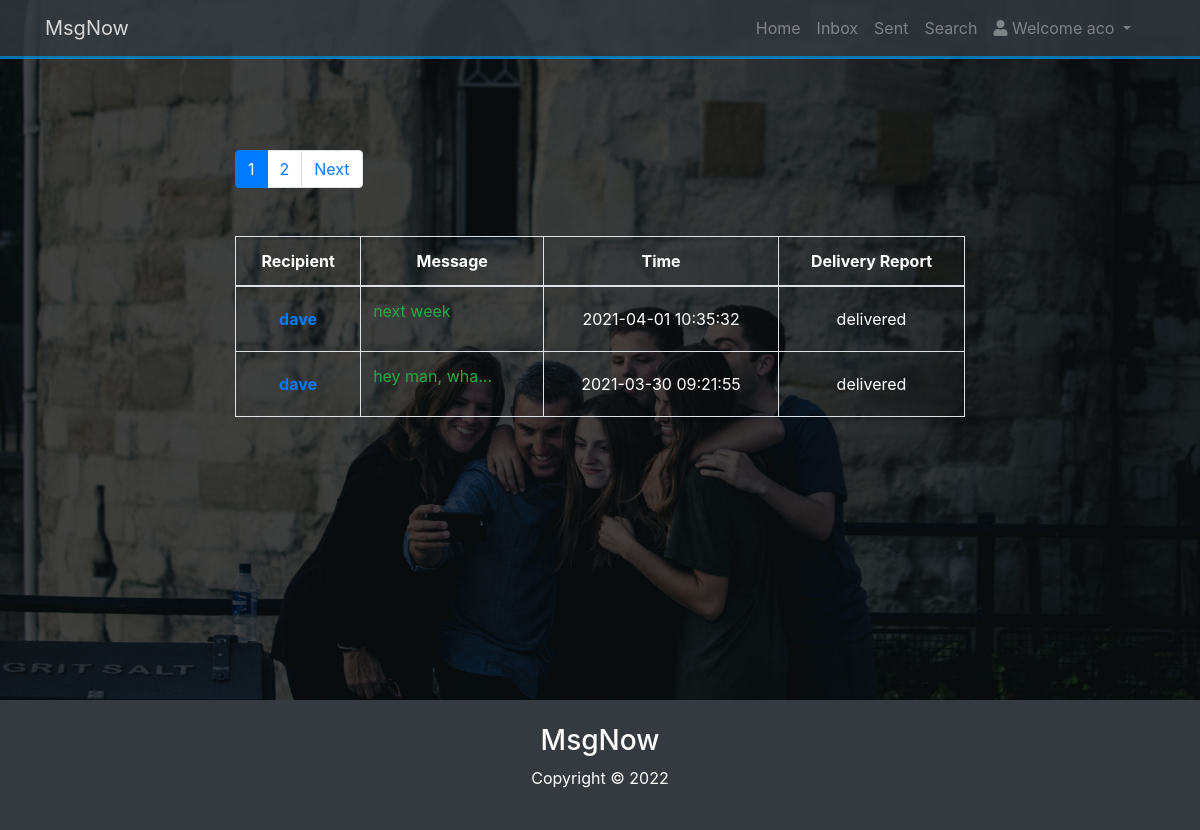
Page /sent.php (signed in) on the earlier database version.
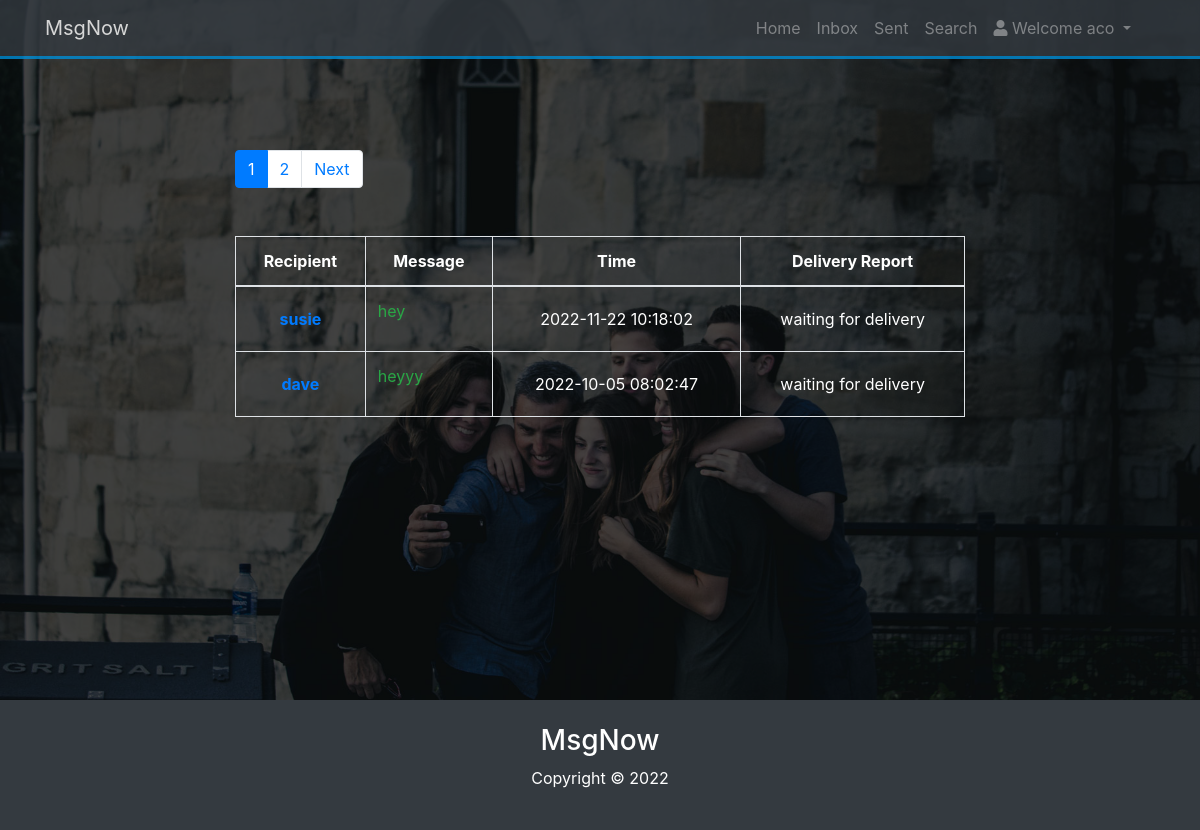
Same page on the later database version.
### tables this page shows
CREATE TABLE IF NOT EXISTS `msg` (
  `id` int(11) NOT NULL AUTO_INCREMENT,
  `sender` varchar(100) NOT NULL,
  `recipient` varchar(100) NOT NULL,
  `msg_text` varchar(100) NOT NULL,
  `time` timestamp NOT NULL DEFAULT CURRENT_TIMESTAMP,
  `sent_msg` tinyint(4) NOT NULL DEFAULT '0',
  `read_msg` tinyint(4) NOT NULL DEFAULT '0',
  PRIMARY KEY (`id`),
  KEY `sender` (`sender`),
  KEY `recipient` (`recipient`)
);

### includes/database.php (called while the page is built, shortened)
<?php
class Database {
    public function __construct($host = DB_HOST,$user = DB_USER,$password = DB_PASS,$base = DB_NAME)
    {
        try{
        $this->conn = new PDO("mysql:host=$host;dbname=$base",$user,$password);
        } catch (PDOException $ex){
            echo "Connection failed: " . $ex->getMessage();
        }
    }
}
$database = new Database();
?>

### sent.php (the view, shortened to what this page needs)
<?php include ("includes/home_header.php");?>
<?php
$user = new User($database);
?>
<table class='table table-bordered mt-5'>
    <thead>
    <tr>
        <th class="text-center align-middle">Recipient</th>
        <th class="text-center align-middle">Message</th>
        <th class="text-center align-middle">Time</th>
        <th class="text-center align-middle">Delivery Report</th>
    </tr>
    </thead>
        <tbody>
        <tr>
            <?php $row = $user->messages_for_current_user_with_pagination('SELECT id,recipient,msg_text,time,read_msg FROM msg WHERE sender = ? ORDER BY time DESC', $user->username);
            foreach($row as $msg){
            ?>
        <tr>
            <td class="text-center align-middle"><strong><a href='thread_from_sent.php?friend=<?php echo $msg->recipient; ?>'><?php echo $msg->recipient; ?></a></strong></td>
            <td><a href="message_from_sent.php?id=<?php echo $msg->id;?>" class="text-success"><?php echo (strlen($msg->msg_text) > 15) ? substr($msg->msg_text, 0, 15) . '...' : $msg->msg_text; ?></a></td>
            <td class="text-center align-middle"><?php echo $msg->time; ?></td>
            <td class="text-center align-middle"><?php echo $msg->read_msg==1?"delivered":"waiting for delivery";  ?></td>
        </tr>
        <?php
    }
    ?>
    </tr>
    </tbody>
</table>
<?php include("includes/home_footer.php"); ?>

### includes/home_header.php (shortened to what this page needs)
<!DOCTYPE html>
<html lang="en">
<head>
    <link rel="stylesheet" href="https://use.fontawesome.com/releases/v5.0.13/css/all.css"
>
    <link rel="stylesheet" href="https://stackpath.bootstrapcdn.com/bootstrap/4.1.1/css/bootstrap.min.css"
>
    <link rel="stylesheet" href="css/style.css">
</head>
<body data-spy="scroll" data-target="#main-nav" id="home">
<nav class="navbar navbar-expand-sm bg-dark navbar-dark fixed-top" id="main-nav">
    <div class="container">
        <a href="<?php echo isset($_SESSION['username'])?'home.php':'index.php' ?>" class="navbar-brand">MsgNow</a>
        <div class="collapse navbar-collapse" id="navbarCollapse">
            <ul class="navbar-nav ml-auto">
                <li class="nav-item">
                    <a href="home.php" class="nav-link">Home</a>
                </li>
                <li class="nav-item">
                    <a href="inbox.php" class="nav-link">Inbox</a>
                </li>
                <li class="nav-item">
                    <a href="sent.php" class="nav-link">Sent</a>
                </li>
                <li class="nav-item">
                    <a href="search.php" class="nav-link">Search</a>
                </li>
                <li>
                    <ul class="navbar-nav ml-auto">
                        <li class="nav-item dropdown mr-3">
                            <a href="#" class="nav-link dropdown-toggle" data-toggle="dropdown">
                                <i class="fas fa-user"></i>  Welcome <?php echo $_SESSION['username']; ?>
                            </a>
                        </li>
                    </ul>
                </li>
            </ul>
        </div>
    </div>
</nav>
<header id="home-section">
    <div class="dark-overlay">
        <div class="home-inner container">
            <div class="row">
                <div class="col-lg-8 offset-md-2">

### includes/user.php (shortened to what this page needs)
<?php
class User {
    public $database;
    public function __construct($data_base)
    {
        $this->database = $data_base;
        $this->username = $_SESSION['username'];
    }
    public function messages_for_current_user_with_pagination($query,$query_variable){
        $stmt = $this->database->conn->prepare($query);
        $stmt->execute(array($query_variable));
        $row = $stmt->fetchAll();
        $total_entries = count($row);
        $perPage = 2;
        if (isset($_GET['page'])) {
            $page = preg_replace('/[^0-9]/', '', $_GET['page']);
        } else {
            $page = 1;
        }
        if($total_entries!==0) {
            $lastPage = ceil($total_entries / $perPage);
            $middleNumbers = '';
            $sub1 = $page - 1;
            $add1 = $page + 1;
            if ($page == 1) {
                $middleNumbers .= '<li class="page-item active"><a class="page-link">' . $page . '</a></li>';
                $middleNumbers .= '<li class="page-item"><a class="page-link" href="' . $_SERVER['PHP_SELF'] . '?page=' . $add1 . '">' . $add1 . '</a></li>';
            } elseif ($page == $lastPage) {
                $middleNumbers .= '<li class="page-item"><a class="page-link" href="' . $_SERVER['PHP_SELF'] . '?page=' . $sub1 . '">' . $sub1 . '</a></li>';
                $middleNumbers .= '<li class="page-item active"><a class="page-link">' . $page . '</a></li>';
            }
            $outputPagination = '';
            $outputPagination .= $middleNumbers;
            if ($page != $lastPage) {
                $next = $page + 1;
                $outputPagination .= '<li class="page-item"><a class="page-link" href="' . $_SERVER['PHP_SELF'] . '?page=' . $next . '">Next</a></li>';
            }
            if(strpos(basename($_SERVER['REQUEST_URI']),'from') == false){
                echo "<div class='text-center' style='clear: both'><ul class='pagination'>{$outputPagination}</ul></div>";
            }
            $limit = 'LIMIT ' . ($page - 1) * $perPage . ',' . $perPage;
            try{
                $stmt2 = $this->database->conn->prepare($query .' '. $limit);
                $stmt2->execute(array($query_variable));
                $row = $stmt2->fetchAll();
                return $row;
            }catch (PDOException $e) {
                echo "Error: " . $e->getMessage();
            }
        }
    }
}
?>

### includes/home_footer.php (shortened to what this page needs)
</div>
</div>
</div>
</header>
<footer id="main-footer" class="bg-dark">
    <div class="container">
        <div class="row">
            <div class="col text-center py-4">
                <h3>MsgNow</h3>
                <p>Copyright &copy;
                    <span id="year"></span>
                </p>
            </div>
        </div>
    </div>
</footer>
</body>
</html>

### css/style.css (style rules this page uses)
body { background: #333; color: #fff; }
.navbar { border-bottom: #008ed6 3px solid; opacity: 0.8; }
#home-section { background: url(../img/home.jpg); background-repeat: no-repeat; background-size: cover; background-attachment: fixed; min-height: 700px; }
#home-section .dark-overlay { position: absolute; top: 0; left: 0; width: 100%; min-height: 700px; background: rgba(0, 0, 0, 0.7); }
#home-section .home-inner { padding-top: 150px; }

Differences in the rows shown:
no longer on this page (row unchanged): msg: recipient "dave", msg_text "next week", time "2021-04-01 10:35:32", read_msg "delivered"
no longer on this page (row unchanged): msg: recipient "dave", msg_text "hey man, wha", time "2021-03-30 09:21:55", read_msg "delivered"
added msg: recipient "susie", msg_text "hey", time "2022-11-22 10:18:02", read_msg "waiting for delivery"
added msg: recipient "dave", msg_text "heyyy", time "2022-10-05 08:02:47", read_msg "waiting for delivery"
